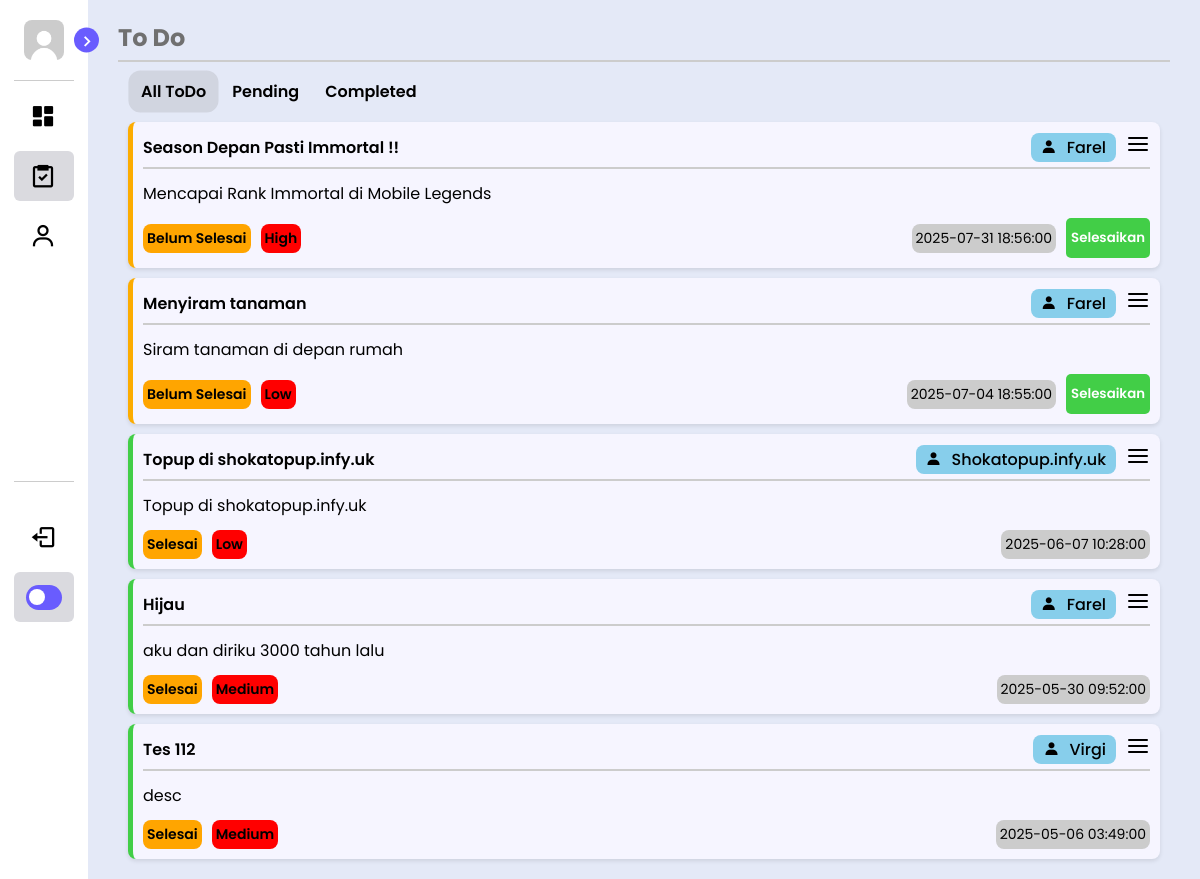
Screenshot of /views/todo.php with the database file from the repository.
### tables this page shows
CREATE TABLE `tasks` (
  `id` int(11) NOT NULL,
  `judul` varchar(255) NOT NULL,
  `deskripsi` text DEFAULT NULL,
  `prioritas` enum('low','medium','high') DEFAULT 'medium',
  `status` enum('pending','done') DEFAULT 'pending',
  `deadline` datetime DEFAULT NULL,
  `selesai_pada` datetime DEFAULT NULL,
  `dibuat_oleh` int(11) DEFAULT NULL,
  `dibuat_pada` timestamp NOT NULL DEFAULT current_timestamp(),
  `updated_at` timestamp NOT NULL DEFAULT current_timestamp() ON UPDATE current_timestamp()
);

CREATE TABLE `users` (
  `id` int(11) NOT NULL,
  `username` varchar(100) NOT NULL,
  `password` text NOT NULL,
  `role` enum('Admin','Member') NOT NULL
);

### views/todo.php (the view, shortened to what this page needs)
<?php
    include ('../config/koneksi.php');
    $tugas = mysqli_query($conn, "SELECT tasks.*, users.username
                                FROM tasks
                                JOIN users ON tasks.dibuat_oleh = users.id
                                ORDER BY tasks.id DESC");
?>
<!DOCTYPE html>
<html lang="en">
<head>
    <link rel="stylesheet" href="../css/style.css">
    <link href='https://unpkg.com/boxicons@2.1.4/css/boxicons.min.css' rel='stylesheet'>
</head>
<body>
    <div class="container">
    <nav class="sidebar close">
        <header>
            <div class="image-text">
                <span class="image">
                    <img src="../img/profil.jpg" alt="logo">
                </span>
            </div>
            <i class='bx bx-chevron-right toggle'></i>
        </header>
        <div class="menu-bar">
            <div class="menu">
                <ul class="menu-links">
                    <li class="nav-links">
                        <a href="dashboard.php">
                            <i class='bx bxs-dashboard icons'></i>
                        </a>
                    </li>
                    <li class="nav-links">
                        <a href="todo.php" class="active">
                            <i class='bx bx-task icons'></i>
                        </a>
                    </li>
                    <li class="nav-links">
                        <a href="users.php">
                            <i class='bx bx-user icons'></i>
                        </a>
                    </li>
                </ul>
            </div>
            <div class="bottom-content">
                <li class="nav-links">
                    <a href="../php/logout.php">
                        <i class='bx bx-log-out icons'></i>
                    </a>
                </li>
                <li class="mode">
                    <div class="toggle-switch">
                        <span class="switch"></span>
                    </div>
                </li>
            </div>
        </div>
    </nav>
    <section class="main todo-main">
        <h1>To Do</h1>
        <hr class="line">
        <div class="form-tambah">
            <ul class="list-ul">
                <li><a href="#" class="filter-link active" data-filter="all">All ToDo</a></li>
                <li><a href="#" class="filter-link" data-filter="pending">Pending</a></li>
                <li><a href="#" class="filter-link" data-filter="done">Completed</a></li>
            </ul>
        </div>
        <?php if (mysqli_num_rows($tugas) > 0) : ?>
            <ul class="list-tugas">
                <?php while ($row = mysqli_fetch_assoc($tugas)) : ?>
                    <li class="task <?= $row['status'] == 'done' ? 'status-done' : 'status-pending' ?>">
                        <div class="header-task">
                                <?= htmlspecialchars($row['judul']) ?>
                            <div class="todo-item">
                                <div class="dibuat-oleh">
                                    <p>
                                        <i class='bx  bxs-user'  ></i>
                                        <?= htmlspecialchars($row['username']) ?>
                                    </p>
                                </div>
                                <button class="hamburger-btn"><i data-feather="menu"></i></button>
                            </div>
                        </div>
                        <hr class="line">
                        <div class="body-task">
                            <?= htmlspecialchars($row['deskripsi']) ?>
                        </div>
                        <div class="footer-task">
                            <div class="center">
                                <div class="status">
                                    <?= $row['status'] == 'done' ? 'Selesai' : 'Belum Selesai' ?>
                                </div>
                                <div class="prioritas">
                                    <?= $row['prioritas'] == 'low' ? 'Low' : ($row['prioritas'] == 'medium' ? 'Medium' : 'High') ?>
                                </div>
                            </div>
                            <div class="center">
                                <div class="deadline">
                                    <?= htmlspecialchars($row['deadline']) ?>
                                </div>
                                <?php if ($row['status'] == 'pending') : ?>
                                    <form method="POST" action="../php/complete.php">
                                        <button type="submit" id="done">Selesaikan</button>
                                    </form>
                                <?php else : ?>
                                <?php endif; ?>
                            </div>
                        </div>
                    </li>
                <?php endwhile; ?>
            </ul>
        <?php else : ?>
            <p>Belum ada tugas.</p>
        <?php endif; ?>
    </section>
</body>
</html>

### rows the page displays
tasks: judul "Season Depan Pasti Immortal !!", dibuat_oleh.username "Farel", deskripsi "Mencapai Rank Immortal di Mobile Legends", status "Belum Selesai", prioritas "High", deadline "2025-07-31 18:56:00"
tasks: judul "Menyiram tanaman", dibuat_oleh.username "Farel", deskripsi "Siram tanaman di depan rumah", status "Belum Selesai", prioritas "Low", deadline "2025-07-04 18:55:00"
tasks: judul "Topup di shokatopup.infy.uk", dibuat_oleh.username "Shokatopup.infy.uk", deskripsi "Topup di shokatopup.infy.uk", status "Selesai", prioritas "Low", deadline "2025-06-07 10:28:00"
tasks: judul "Hijau", dibuat_oleh.username "Farel", deskripsi "aku dan diriku 3000 tahun lalu", status "Selesai", prioritas "Medium", deadline "2025-05-30 09:52:00"
tasks: judul "Tes 112", dibuat_oleh.username "Virgi", deskripsi "desc", status "Selesai", prioritas "Medium", deadline "2025-05-06 03:49:00"
